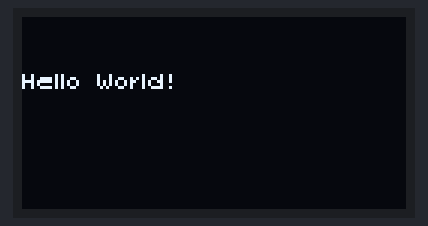
This sketch was run on a simulated Arduino Uno, built with avr-gcc and run on an emulated ATmega328P. On the bench: 128×64 one-colour display.

Above: at 0.1 s.
At 1.1 s:
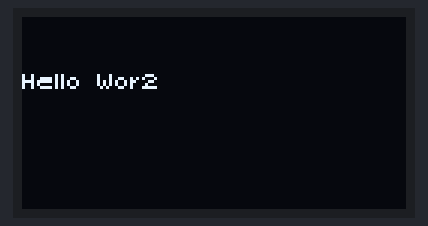

Measured:
- what the display in image 1 shows lasts 0.5 s, from 1.1 s to 1.6 s

The sketch:

initDisplay.ino
```cpp
#include <Arduino.h>
#include <U8g2lib.h>

#ifdef U8X8_HAVE_HW_SPI
#include <SPI.h>
#endif

U8G2_SSD1309_128X64_NONAME2_F_4W_SW_SPI u8g2(
  U8G2_R0,
  /* clock=*/ 13,
  /* data=*/ 11,
  /* cs=*/ 10,
  /* dc=*/ 9,
  /* reset=*/ 8
);

void setup(void)
{
  u8g2.begin();
}

void drawScreen(const char* text)
{
  u8g2.clearBuffer();

  u8g2.setFont(u8g2_font_tinytim_tf );
  u8g2.drawStr(0, 24, text);

  u8g2.sendBuffer();
}

void loop(void)
{
  drawScreen("Hello World!");
  delay(1000);

  drawScreen("Hello Wor2");
  delay(500);
}
```
